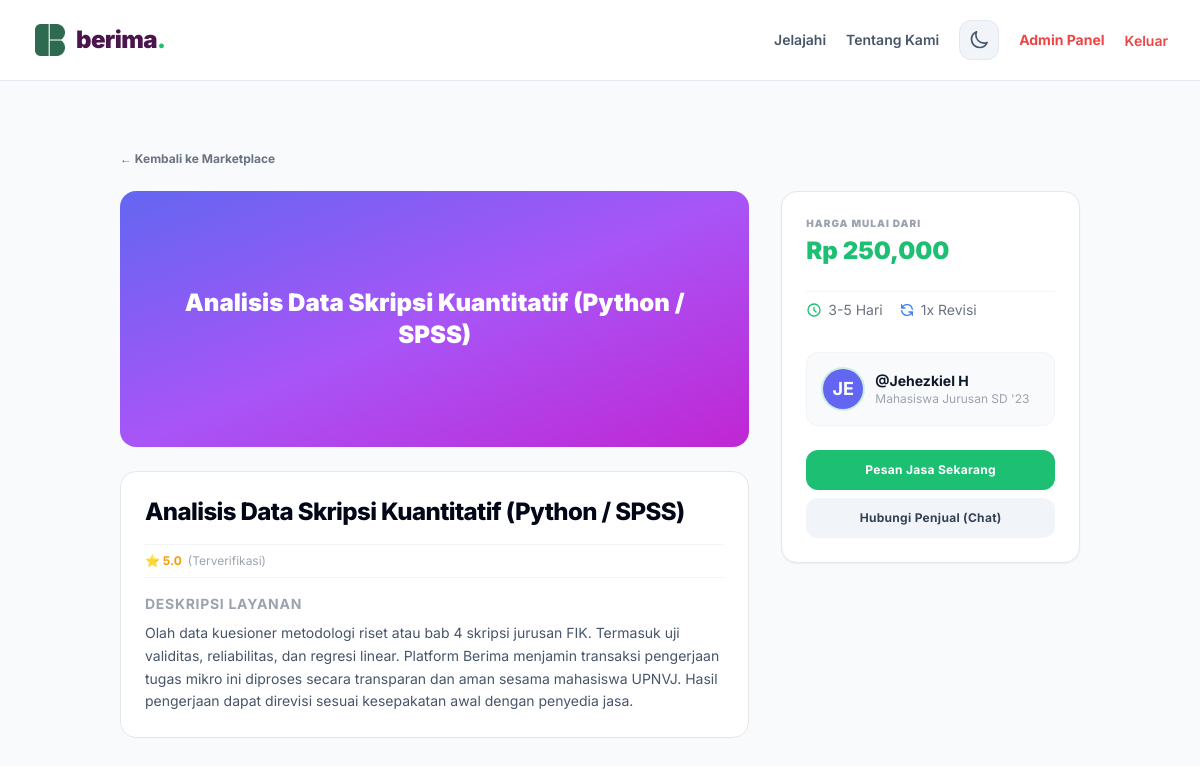
/gig/3 (signed in), run on the app's committed database.
### app/models.py (models this page shows, shortened)
class Gig(db.Model):
    id = db.Column(db.Integer, primary_key=True)
    title = db.Column(db.String(100), nullable=False)
    description = db.Column(db.Text, nullable=True)
    price = db.Column(db.Float, nullable=False)
    delivery = db.Column(db.String(50), nullable=True, default="1-3 Hari")
    revisions = db.Column(db.String(50), nullable=True, default="1x Revisi")
    seller_id = db.Column(db.Integer, db.ForeignKey('user.id'), nullable=False)
    seller = db.relationship('User', backref='gigs')

class User(db.Model, UserMixin):
    id = db.Column(db.Integer, primary_key=True)
    email = db.Column(db.String(120), unique=True, nullable=False)
    username = db.Column(db.String(50), nullable=True)
    major = db.Column(db.String(50), nullable=True, default="IF '24")
    password_hash = db.Column(db.String(128), nullable=False)
    role_id = db.Column(db.Integer, db.ForeignKey('role.id'), nullable=False)
    failed_login_attempts = db.Column(db.Integer, default=0)
    locked_until = db.Column(db.DateTime, nullable=True)
    role = db.relationship('Role', backref='users')

### app/main/routes.py (the view)
@main_bp.route('/gig/<int:gig_id>')
def gig_detail(gig_id):
    gig = Gig.query.get_or_404(gig_id)
    return render_template('gig_detail.html', gig=gig)

### app/models.py (called while the page is built)
@login_manager.user_loader
def load_user(user_id):
    return User.query.get(int(user_id))

### app/templates/gig_detail.html
{% extends 'base.html' %}
{% block content %}
<div class="min-h-screen bg-slate-50 dark:bg-slate-950 text-slate-800 dark:text-slate-100 transition-colors duration-300 py-12">
    <div class="max-w-5xl mx-auto px-4 sm:px-6 lg:px-8">
        <a href="/marketplace" class="inline-flex items-center gap-2 text-xs font-bold text-gray-500 dark:text-slate-400 hover:text-[#1dbf73] transition mb-6">
            ← Kembali ke Marketplace
        </a>
        <div class="grid grid-cols-1 lg:grid-cols-3 gap-8 items-start">
            <div class="lg:col-span-2 space-y-6">
                <div class="h-64 rounded-2xl bg-gradient-to-br from-indigo-500 via-purple-500 to-fuchsia-600 flex flex-col items-center justify-center p-8 text-white font-black text-2xl text-center shadow-xs">
                    {{ gig.title }}
                </div>
                <div class="bg-white dark:bg-slate-900 border border-gray-200 dark:border-slate-800 rounded-2xl p-6 shadow-xs space-y-4">
                    <h1 class="text-2xl font-extrabold tracking-tight text-slate-950 dark:text-white">
                        {{ gig.title }}
                    </h1>
                    <div class="flex items-center gap-4 py-2 border-y border-gray-100 dark:border-slate-800 text-xs">
                        <div class="flex items-center gap-1.5 font-bold text-amber-500">
                            ⭐ 5.0 <span class="text-gray-400 font-normal">(Terverifikasi)</span>
                        </div>
                    </div>
                    <div class="space-y-2">
                        <h3 class="text-sm font-bold uppercase tracking-wider text-gray-400 dark:text-slate-500">Deskripsi Layanan</h3>
                        <p class="text-sm text-slate-600 dark:text-slate-300 leading-relaxed">
                            {{ gig.description }} Platform Berima menjamin transaksi pengerjaan tugas mikro ini diproses secara transparan dan aman sesama mahasiswa UPNVJ. Hasil pengerjaan dapat direvisi sesuai kesepakatan awal dengan penyedia jasa.
                        </p>
                    </div>
                </div>
            </div>
            <div class="bg-white dark:bg-slate-900 border border-gray-200 dark:border-slate-800 rounded-2xl p-6 shadow-sm sticky top-6 space-y-6">
                <div>
                    <span class="text-[10px] text-gray-400 dark:text-slate-500 uppercase font-black tracking-widest block mb-1">Harga Mulai Dari</span>
                    <div class="text-2xl font-black text-[#1dbf73]">Rp {{ "{:,.0f}".format(gig.price) }}</div>
                </div>
                <div class="flex items-center gap-4 py-2 text-sm text-gray-500 dark:text-slate-400 border-t border-gray-100 dark:border-slate-800">
                    <div class="flex items-center gap-1.5" title="Waktu Pengerjaan">
                        <svg class="w-4 h-4 text-[#1dbf73]" fill="none" stroke="currentColor" viewBox="0 0 24 24"><path stroke-linecap="round" stroke-linejoin="round" stroke-width="2" d="M12 8v4l3 3m6-3a9 9 0 11-18 0 9 9 0 0118 0z"></path></svg>
                        <span>{{ gig.delivery }}</span>
                    </div>
                    <div class="flex items-center gap-1.5" title="Batas Revisi">
                        <svg class="w-4 h-4 text-blue-500" fill="none" stroke="currentColor" viewBox="0 0 24 24"><path stroke-linecap="round" stroke-linejoin="round" stroke-width="2" d="M4 4v5h.582m15.356 2A8.001 8.001 0 004.582 9m0 0H9m11 11v-5h-.581m0 0a8.003 8.003 0 01-15.357-2m15.357 2H15"></path></svg>
                        <span>{{ gig.revisions }}</span>
                    </div>
                </div>
                <div class="p-4 bg-gray-50 dark:bg-slate-950/50 border border-gray-100 dark:border-slate-800/80 rounded-xl flex items-center gap-3">
                    <div class="w-10 h-10 rounded-full bg-indigo-500 flex items-center justify-center text-white font-bold text-lg ring-2 ring-[#1dbf73]/20">{{ gig.seller.username[:2]|upper }}</div>
                    <div>
                        <div class="font-bold text-sm text-slate-900 dark:text-white">@{{ gig.seller.username }}</div>
                        <div class="text-xs text-gray-400 dark:text-slate-500">Mahasiswa Jurusan {{ gig.seller.major }}</div>
                    </div>
                </div>
                <div class="space-y-2">
                    <form action="{{ url_for('main.gig_order', gig_id=gig.id) }}" method="POST">
                        <button type="submit" class="w-full bg-[#1dbf73] hover:bg-[#19a763] text-white py-3 rounded-xl text-xs font-bold tracking-wide shadow-xs transition cursor-pointer text-center block mb-2">
                            Pesan Jasa Sekarang
                        </button>
                    </form>
                    <button class="w-full bg-slate-100 dark:bg-slate-800 hover:bg-slate-200 dark:hover:bg-slate-700 text-slate-700 dark:text-slate-200 py-3 rounded-xl text-xs font-bold tracking-wide transition cursor-pointer text-center block">
                        Hubungi Penjual (Chat)
                    </button>
                </div>
            </div>
        </div>
    </div>
</div>
{% endblock %}

### app/templates/base.html (style rules this page uses)
body { font-family: 'Inter', sans-serif; }

### data on the page
Gig: title "Analisis Data Skripsi Kuantitatif (Python / SPSS)", description "Olah data kuesioner metodologi riset atau bab 4 skripsi jurusan FIK. Termasuk uji validitas, reliabilitas, dan regresi linear.", price "250,000", delivery "3-5 Hari", revisions "1x Revisi"
User: seller "JE", seller.username "Jehezkiel H", seller.major "SD '23"
